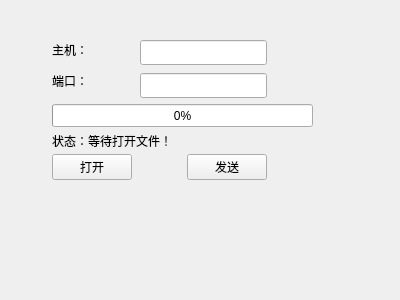
<?xml version="1.0" encoding="UTF-8"?>
<ui version="4.0">
 <class>Widget</class>
 <widget class="QWidget" name="Widget">
  <property name="geometry">
   <rect>
    <x>0</x>
    <y>0</y>
    <width>400</width>
    <height>300</height>
   </rect>
  </property>
  <property name="windowTitle">
   <string>Widget</string>
  </property>
  <widget class="QLabel" name="label">
   <property name="geometry">
    <rect>
     <x>52</x>
     <y>42</y>
     <width>58</width>
     <height>16</height>
    </rect>
   </property>
   <property name="text">
    <string>主机：</string>
   </property>
  </widget>
  <widget class="QLabel" name="label_2">
   <property name="geometry">
    <rect>
     <x>52</x>
     <y>73</y>
     <width>58</width>
     <height>16</height>
    </rect>
   </property>
   <property name="text">
    <string>端口：</string>
   </property>
  </widget>
  <widget class="QLabel" name="clientStatusLabel">
   <property name="geometry">
    <rect>
     <x>52</x>
     <y>133</y>
     <width>151</width>
     <height>16</height>
    </rect>
   </property>
   <property name="text">
    <string>状态：等待打开文件！</string>
   </property>
  </widget>
  <widget class="QPushButton" name="openButton">
   <property name="geometry">
    <rect>
     <x>52</x>
     <y>154</y>
     <width>80</width>
     <height>26</height>
    </rect>
   </property>
   <property name="text">
    <string>打开</string>
   </property>
  </widget>
  <widget class="QPushButton" name="sendButton">
   <property name="geometry">
    <rect>
     <x>187</x>
     <y>154</y>
     <width>80</width>
     <height>26</height>
    </rect>
   </property>
   <property name="text">
    <string>发送</string>
   </property>
  </widget>
  <widget class="QLineEdit" name="hostLineEdit">
   <property name="geometry">
    <rect>
     <x>140</x>
     <y>40</y>
     <width>127</width>
     <height>25</height>
    </rect>
   </property>
  </widget>
  <widget class="QLineEdit" name="portLineEdit">
   <property name="geometry">
    <rect>
     <x>140</x>
     <y>73</y>
     <width>127</width>
     <height>25</height>
    </rect>
   </property>
  </widget>
  <widget class="QProgressBar" name="clientProgressBar">
   <property name="geometry">
    <rect>
     <x>52</x>
     <y>104</y>
     <width>261</width>
     <height>23</height>
    </rect>
   </property>
   <property name="value">
    <number>0</number>
   </property>
  </widget>
 </widget>
 <layoutdefault spacing="6" margin="11"/>
 <resources/>
 <connections/>
</ui>
